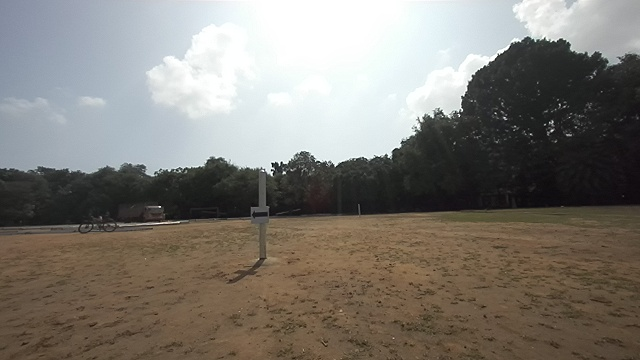
#> input picture learning_tasks/learning_task_1/arrow_left.jpg, 640 x 360 px
$ python arrow_dir_13.py
#> lines starting #> are read from the running program, lines starting #| are printed output that depends on the picture; after the words box and inside, x2 and y2 are one past the last pixel; in counts of white or black regions, pixels touching at a corner belong together

import cv2
import numpy as np
import matplotlib.pyplot as plt

ROI_X_START      = 0.30
ROI_X_END        = 0.80
ROI_Y_START      = 0.40
ROI_Y_END        = 0.70

SCALE            = 4
DARK_THRESHOLD   = 80
BLACK_RATIO_MIN  = 0.70
MIN_CONTOUR_AREA = 200
ASPECT_MIN       = 0.8
ASPECT_MAX       = 4.0

def preprocess_with_blur(original):
    gray = cv2.cvtColor(original, cv2.COLOR_BGR2GRAY)
    blurred = cv2.GaussianBlur(gray, (1,1), 0)
    _, binary = cv2.threshold(blurred, DARK_THRESHOLD, 255, cv2.THRESH_BINARY_INV)

    cnts, _ = cv2.findContours(binary, cv2.RETR_EXTERNAL, cv2.CHAIN_APPROX_SIMPLE)

    cleaned = original.copy()
    for c in cnts:
        if cv2.contourArea(c) > 1000:
            cv2.drawContours(cleaned, [c], -1, (255, 255, 255), thickness=cv2.FILLED)

    return cleaned

def get_roi(image):
    h, w = image.shape[:2]
    x0, x1 = int(w * ROI_X_START), int(w * ROI_X_END)
    y0, y1 = int(h * ROI_Y_START), int(h * ROI_Y_END)
    return image[y0:y1, x0:x1], (x0, y0)

def upscale(image):
    h, w = image.shape[:2]
    return cv2.resize(image, (w * SCALE, h * SCALE), interpolation=cv2.INTER_CUBIC)

def find_arrow_contours(gray):
    blurred = cv2.GaussianBlur(gray, (5, 5), 0)
    _, binary = cv2.threshold(blurred, DARK_THRESHOLD, 255, cv2.THRESH_BINARY_INV)

    kernel = cv2.getStructuringElement(cv2.MORPH_RECT, (3, 3))
    binary = cv2.morphologyEx(binary, cv2.MORPH_CLOSE, kernel, iterations=2)
    binary = cv2.morphologyEx(binary, cv2.MORPH_OPEN, kernel, iterations=1)

    cnts, _ = cv2.findContours(binary, cv2.RETR_EXTERNAL, cv2.CHAIN_APPROX_SIMPLE)

    candidates = []
    for c in cnts:
        if cv2.contourArea(c) < MIN_CONTOUR_AREA:
            continue
        mask = np.zeros(gray.shape, np.uint8)
        cv2.drawContours(mask, [c], -1, 255, thickness=cv2.FILLED)
        pix = gray[mask == 255]
        if len(pix) == 0:
            continue
        black_ratio = np.sum(pix <= DARK_THRESHOLD) / len(pix)
        if black_ratio < BLACK_RATIO_MIN:
            continue
        x, y, w, h = cv2.boundingRect(c)
        aspect = w / h if h > 0 else 0
        if not (ASPECT_MIN <= aspect <= ASPECT_MAX):
            continue
        candidates.append((c, cv2.contourArea(c), x, y, w, h, black_ratio))

    if len(candidates) > 1:
        candidates.sort(key=lambda t: t[1], reverse=True)
        candidates = [candidates[0]]

    return candidates, binary

# --- LOGIC 1: Y-SPAN DIFFERENCE ---
def detect_direction_from_contours(candidates, is_fallback=False):
    if not candidates:
        return None, 0, []

    # Just take the best candidate
    candidates.sort(key=lambda t: t[1], reverse=True)
    best_candidate = candidates[0]
    c, area, x, y, w, h, br = best_candidate

    mid_x = x + w // 2

    # Split contour points into left and right arrays based on X coordinate
    left_pts = c[c[:, 0, 0] < mid_x]
    right_pts = c[c[:, 0, 0] >= mid_x]

    # Calculate difference between highest and lowest Y pixel in each half
    left_diff = (np.max(left_pts[:, 0, 1]) - np.min(left_pts[:, 0, 1])) if len(left_pts) > 0 else 0
    right_diff = (np.max(right_pts[:, 0, 1]) - np.min(right_pts[:, 0, 1])) if len(right_pts) > 0 else 0

    print(f"Left Y-Span: {left_diff}px | Right Y-Span: {right_diff}px")

    if left_diff > right_diff:
        direction, confidence = "left", 1.0
    else:
        direction, confidence = "right", 1.0

    details = [{
        "contour": c, "area": area, "x": x, "y": y, "w": w, "h": h,
        "is_fallback": is_fallback
    }]

    return direction, confidence, details

_big_gray = None

def detect_arrow(image_path):
    global _big_gray
    original = cv2.imread(image_path)
    if original is None:
        # Handle missing files gracefully to avoid crashing the Matplotlib loop
        blank = np.zeros((300, 400, 3), dtype=np.uint8)
        cv2.putText(blank, "File Missing", (50, 150), cv2.FONT_HERSHEY_SIMPLEX, 1, (0, 0, 255), 2)
        return blank, "Error"

    # --- SAVE A PURE COPY BEFORE THE BLUR DESTROYS IT ---
    pure_original = original.copy()
    pure_gray = cv2.cvtColor(pure_original, cv2.COLOR_BGR2GRAY)

    original = preprocess_with_blur(original)

    orig_gray = cv2.cvtColor(original, cv2.COLOR_BGR2GRAY)
    oh, ow = original.shape[:2]

    roi_color, (roi_x0, roi_y0) = get_roi(original)
    roi_gray,  _                = get_roi(orig_gray)

    big_color = upscale(roi_color)
    _big_gray = upscale(roi_gray)

    candidates, binary = find_arrow_contours(_big_gray)
    is_fallback = False

    # --- BOTTOM FALLBACK LOGIC ---
    if not candidates:
        print("No contours found in scaled ROI. Checking Bottom Fallback...")
        offset_y = int(oh * 0.6)

        # --- USE THE UN-MUTATED RAW IMAGE HERE ---
        bottom_half = pure_gray[offset_y:oh, 0:ow]

        # Inverted thresholding at 75 (darker than 75 becomes white/255)
        _, fb_binary = cv2.threshold(bottom_half, 75, 255, cv2.THRESH_BINARY_INV)
        fb_cnts, _ = cv2.findContours(fb_binary, cv2.RETR_EXTERNAL, cv2.CHAIN_APPROX_SIMPLE)

        if fb_cnts:
            largest_c = max(fb_cnts, key=cv2.contourArea)
            if cv2.contourArea(largest_c) > 50: # Basic noise filter

                # Shift contour coordinates back down into the global image space
                largest_c = largest_c + np.array([[[0, offset_y]]])

                fx, fy, fw, fh = cv2.boundingRect(largest_c)
                candidates = [(largest_c, cv2.contourArea(largest_c), fx, fy, fw, fh, 1.0)]
                is_fallback = True

    direction, confidence, details = detect_direction_from_contours(candidates, is_fallback)

    if direction:
        print(f"Arrow direction: {direction.upper()} (confidence={confidence:.2f})")
    else:
        print("Could not determine arrow direction.")

    # --- DRAW ON THE PURE IMAGE, NOT THE MUTATED ONE ---
    result_vis = pure_original.copy()

    for d in details:
        if d["is_fallback"]:
            # Fallback coords are already 1:1 scale with the original image
            ox, oy, ow_disp, oh_disp = d["x"], d["y"], d["w"], d["h"]
            text_pos = (ox, max(oy - 10, 20))
        else:
            # Standard ROI coords need to be downscaled and offset
            ox = roi_x0 + d["x"] // SCALE
            oy = roi_y0 + d["y"] // SCALE
            ow_disp = d["w"] // SCALE
            oh_disp = d["h"] // SCALE
            text_pos = (roi_x0, roi_y0 - 10)

        cv2.rectangle(result_vis, (ox, oy), (ox + ow_disp, oy + oh_disp), (0, 220, 0), 2)

        # Drawing the raw contour directly onto result_vis
        cv2.drawContours(result_vis, [d["contour"]], -1, (255, 0, 0), 2)

    if direction:
        cv2.putText(result_vis, f"ARROW: {direction.upper()}",
                    text_pos, cv2.FONT_HERSHEY_SIMPLEX,
                    0.8, (0, 200, 0), 2)

    # Return the processed image and the text string instead of showing it
    return result_vis, direction if direction else "Not Found"

# ==========================================
# MATPLOTLIB BATCH PROCESSING
# ==========================================
if __name__ == "__main__":
    print("Starting Batch Processing Pipeline...")

    image_files = [
        "arrow_left.jpg", "arrow_right.jpg",
        "arrow_left_2.jpg", "arrow_right_2.jpg",
        "arrow_left_3.jpg", "arrow_right_3.jpg"
    ]

    # Set up a 3x2 grid in Matplotlib
    fig, axes = plt.subplots(3, 2, figsize=(12, 10))
    fig.canvas.manager.set_window_title('Y-Span Arrow Detection Results')

    # Flatten the axes array to easily iterate over it
    axes = axes.flatten()

    for i, filename in enumerate(image_files):
        print(f"\nProcessing: {filename}...")

        # Pass the image through our pipeline
        processed_img, direction = detect_arrow(filename)
#> in detect_arrow, original is the input picture: shape (360, 640, 3); mean B, G, R 115.6, 122.6, 127.1
#> in preprocess_with_blur, `_, binary = cv2.threshold(blurred, DARK_THRESHOLD, 255, cv2.THRESH_BIN..`:
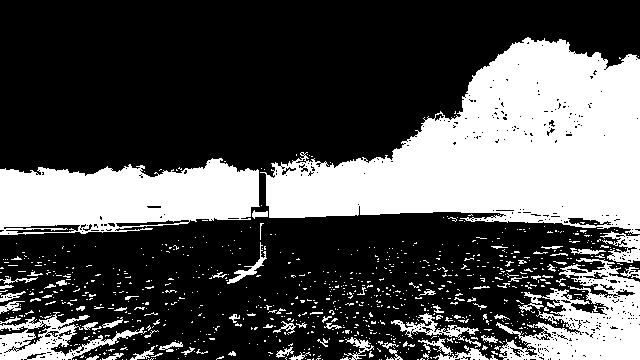
#> binary: shape (360, 640); 32.5% white; 881 white regions (801 under 20 px)
#> in preprocess_with_blur, `cnts, _ = cv2.findContours(binary, cv2.RETR_EXTERNAL, cv2.CHAIN_APPROX..`: cnts = 872 contours, 837 with area under 20; largest, box (x1, y1, x2, y2) and area: (260, 37, 640, 234) 42241, (0, 158, 260, 235) 14596, (496, 258, 640, 360) 7500, (0, 312, 147, 360) 2696, (600, 231, 640, 263) 614
#> the loop in preprocess_with_blur, `for c in cnts:` made 872 passes
#> c on passes 1 to 3: [[417, 359], [418, 359]], [[381, 359]], [[379, 359]]
#> after the loop in preprocess_with_blur, `for c in cnts:`:
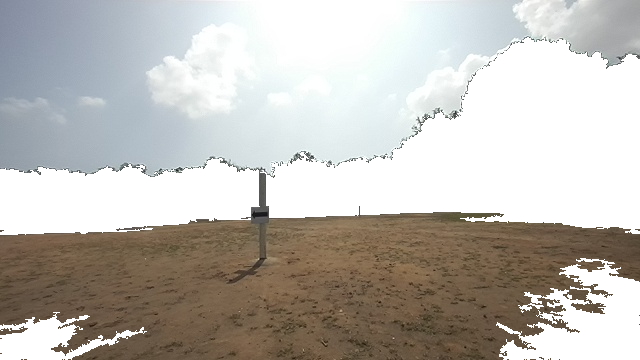
#> cleaned: shape (360, 640, 3); mean B, G, R 180, 185.7, 189.4
#> in detect_arrow, `roi_color, (roi_x0, roi_y0) = get_roi(original)`:
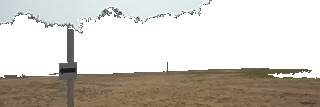
#> roi_color: shape (107, 320, 3); mean B, G, R 191.9, 199.7, 204.8
#> in detect_arrow, `roi_color, (roi_x0, roi_y0) = get_roi(original)`: roi_x0 = 192; roi_y0 = 144
#> in find_arrow_contours, `kernel = cv2.getStructuringElement(cv2.MORPH_RECT, (3, 3))`: kernel = [[1, 1, 1], [1, 1, 1], [1, 1, 1]]
#> in find_arrow_contours, `binary = cv2.morphologyEx(binary, cv2.MORPH_OPEN, kernel, iterations=1)`:
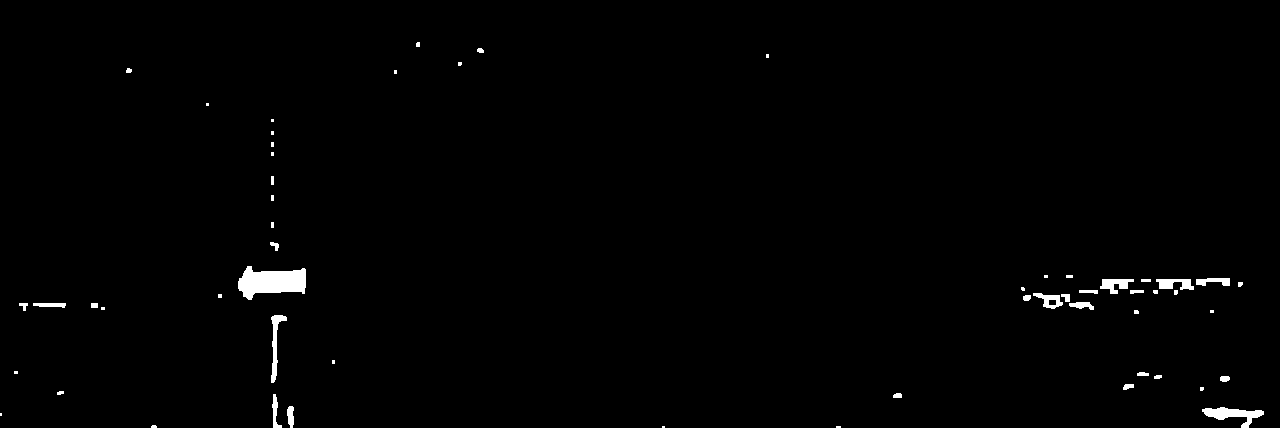
#> binary: shape (428, 1280); 0.93% white; 56 white regions (26 under 20 px)
#> in find_arrow_contours, `cnts, _ = cv2.findContours(binary, cv2.RETR_EXTERNAL, cv2.CHAIN_APPROX..`: cnts = 56 contours, 33 with area under 20; largest, box (x1, y1, x2, y2) and area: (238, 266, 306, 300) 1432, (1202, 407, 1264, 428) 490, (271, 315, 287, 383) 300, (1100, 279, 1134, 294) 241, (1156, 279, 1194, 290) 234
#> the loop in find_arrow_contours, `for c in cnts:` made 56 passes
#> c on passes 1, 2, 4, 15, 16, 18, 20, 21: [[836, 426], [836, 427], [840, 427], [840, 426]], [[662, 426], [662, 427], [664, 427], [664, 426]], [[0, 413], [0, 415], [1, 415], [1, 413]], [[14, 371], [14, 373], [17, 373], [17, 371]], [[332, 360], [332, 363], [334, 363], [334, 360]], [[1210, 310], [1210, 312], [1213, 312], [1213, 310]], [[101, 307], [101, 309], [104, 309], [104, 307]], [[91, 303], [91, 307], [97, 307], [97, 303]]
#> after the loop in find_arrow_contours, `for c in cnts:`:
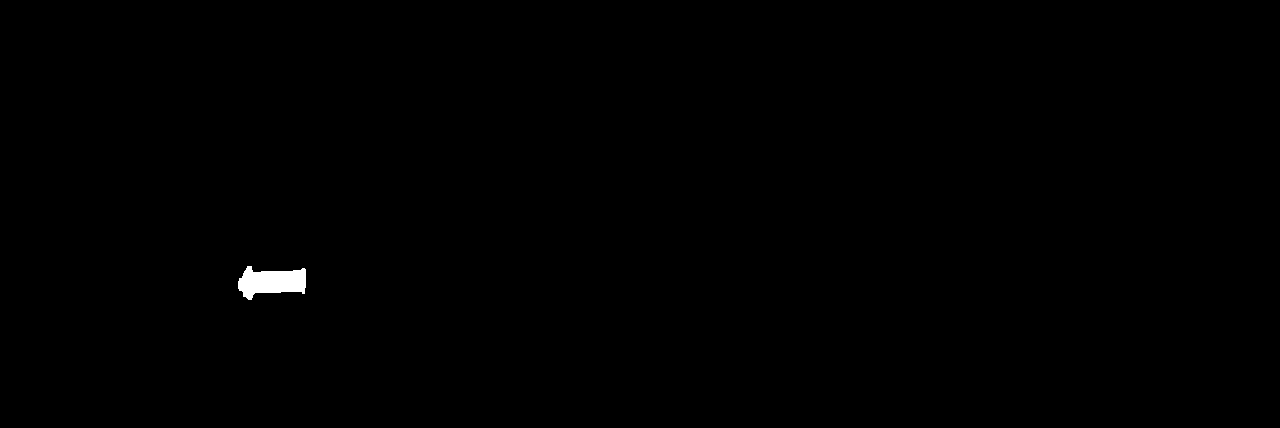
#> mask: shape (428, 1280); 0.28% white; 1 white region, box (x1, y1, x2, y2) and area: (238, 266, 306, 300) 1526
#> after the loop in find_arrow_contours, `for c in cnts:`: candidates = 2 items
#> in detect_arrow, `candidates, binary = find_arrow_contours(_big_gray)`: candidates = 1 item
#> in detect_direction_from_contours, `best_candidate = candidates[0]`: best_candidate = 7 items, first 6: contour of 48 points, box (x1, y1, x2, y2) (238, 266, 306, 300), area 1432, 1432.5, 238, 266, 68, 34
#> in detect_direction_from_contours, `c, area, x, y, w, h, br = best_candidate`: c = contour of 48 points, box (x1, y1, x2, y2) (238, 266, 306, 300), area 1432; area = 1432.5; x = 238; y = 266; w = 68; h = 34; br = 0.986
#> in detect_direction_from_contours, `mid_x = x + w // 2`: mid_x = 272
#> in detect_direction_from_contours, `left_pts = c[c[:, 0, 0] < mid_x]`: left_pts = contour of 34 points, box (x1, y1, x2, y2) (238, 266, 262, 300), area 449
#> in detect_direction_from_contours, `right_pts = c[c[:, 0, 0] >= mid_x]`: right_pts = contour of 14 points, box (x1, y1, x2, y2) (280, 268, 306, 294), area 396
#> in detect_direction_from_contours, `left_diff = (np.max(left_pts[:, 0, 1]) - np.min(left_pts[:, 0, 1])) if..`: left_diff = 33
#> in detect_direction_from_contours, `right_diff = (np.max(right_pts[:, 0, 1]) - np.min(right_pts[:, 0, 1]))..`: right_diff = 25
#| Left Y-Span: 33px | Right Y-Span: 25px
#> in detect_arrow, `direction, confidence, details = detect_direction_from_contours(candid..`: direction = 'left'; confidence = 1; details = 1 item
#| Arrow direction: LEFT (confidence=1.00)
#> the loop in detect_arrow, `for d in details:` made 1 pass
#> (ox, oy, ow_disp, oh_disp, text_pos) on pass 1: (251, 210, 17, 8, (192, 134))
#> after the loop in detect_arrow, `for d in details:`:
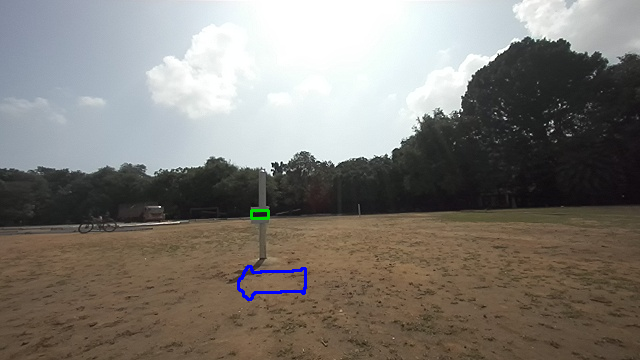
#> result_vis: shape (360, 640, 3); 0.32% of pixels changed, all inside (x1, y1, x2, y2) = (237, 209, 307, 301)
#> in detect_arrow, `cv2.putText(result_vis, f"ARROW: {direction.upper()}", text_pos, cv2.F..`:
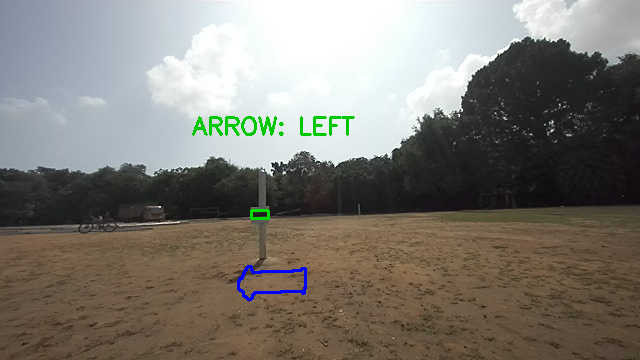
#> result_vis: shape (360, 640, 3); 0.53% of pixels changed, all inside (x1, y1, x2, y2) = (192, 116, 355, 136)
#> direction = 'left'

        # OpenCV uses BGR, but Matplotlib requires RGB format to display colors correctly
        img_rgb = cv2.cvtColor(processed_img, cv2.COLOR_BGR2RGB)

        # Plot the image on the corresponding grid square
        axes[i].imshow(img_rgb)
        axes[i].set_title(f"File: {filename}\nResult: {direction.upper()}", fontweight="bold")
        axes[i].axis('off')  # Hide the X and Y axis tick marks
#> pass 2 of the loop `for i, filename in enumerate(image_files):`:
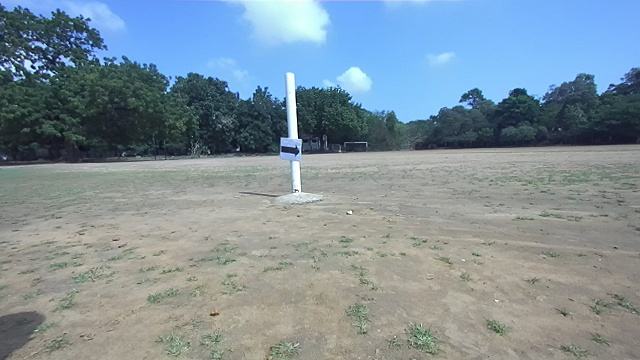
#> input picture learning_tasks/learning_task_1/arrow_right.jpg, 640 x 360 px
#> in detect_arrow, original is the input picture: shape (360, 640, 3); mean B, G, R 154.6, 144.8, 128.3
#> in preprocess_with_blur (call 2), `_, binary = cv2.threshold(blurred, DARK_THRESHOLD, 255, cv2.THRESH_BIN..`:
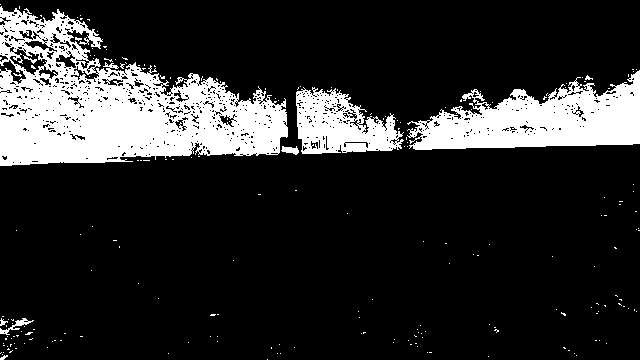
#> binary: shape (360, 640); 17.3% white; 210 white regions (201 under 20 px)
#> in preprocess_with_blur (call 2), `cnts, _ = cv2.findContours(binary, cv2.RETR_EXTERNAL, cv2.CHAIN_APPROX..`: cnts = 202 contours, 197 with area under 20; largest, box (x1, y1, x2, y2) and area: (0, 6, 288, 166) 26666, (407, 70, 640, 150) 10624, (296, 87, 404, 154) 4588, (0, 318, 34, 335) 103, (281, 146, 299, 155) 79
#> the loop in preprocess_with_blur (call 2), `for c in cnts:` made 202 passes
#> c on passes 1 to 3: [[267, 359]], [[488, 356]], [[576, 355]]
#> in find_arrow_contours (call 2), `cnts, _ = cv2.findContours(binary, cv2.RETR_EXTERNAL, cv2.CHAIN_APPROX..`: cnts = 8 contours, 7 with area under 20; largest, box (x1, y1, x2, y2) and area: (357, 9, 428, 45) 1488
#> the loop in find_arrow_contours (call 2), `for c in cnts:` made 8 passes
#> c on passes 1, 2, 3, 5: [[620, 278], [620, 280], [622, 280], [622, 278]], [[413, 184], [413, 186], [416, 186], [416, 184]], [[0, 54], [0, 56], [1, 56], [1, 54]], [[290, 42], [290, 44], [292, 44], [292, 42]]
#| Left Y-Span: 25px | Right Y-Span: 34px
#> in detect_arrow (call 2), `direction, confidence, details = detect_direction_from_contours(candid..`: direction = 'right'
#| Arrow direction: RIGHT (confidence=1.00)
#> the loop in detect_arrow (call 2), `for d in details:` made 1 pass
#> (ox, oy, ow_disp, oh_disp, text_pos) on pass 1: (281, 146, 17, 9, (192, 134))
#> in detect_arrow (call 2), `cv2.putText(result_vis, f"ARROW: {direction.upper()}", text_pos, cv2.F..`:
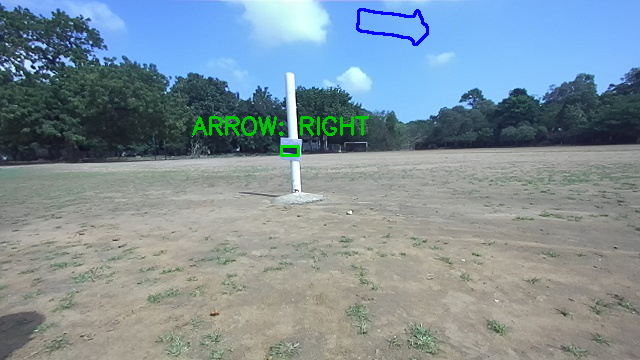
#> result_vis: shape (360, 640, 3); mean B, G, R 154.1, 145.2, 127.6

    # Adjust layout so titles don't overlap and show the final plot
    plt.tight_layout()
    print("\nRendering Grid...")
    plt.show()
